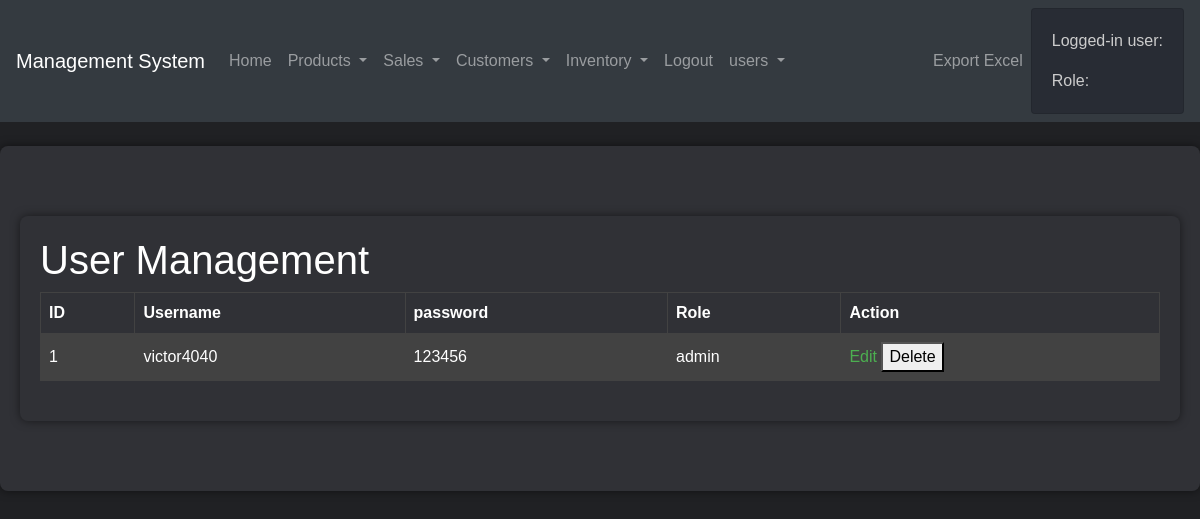
Page /users (signed in) on the earlier database version.
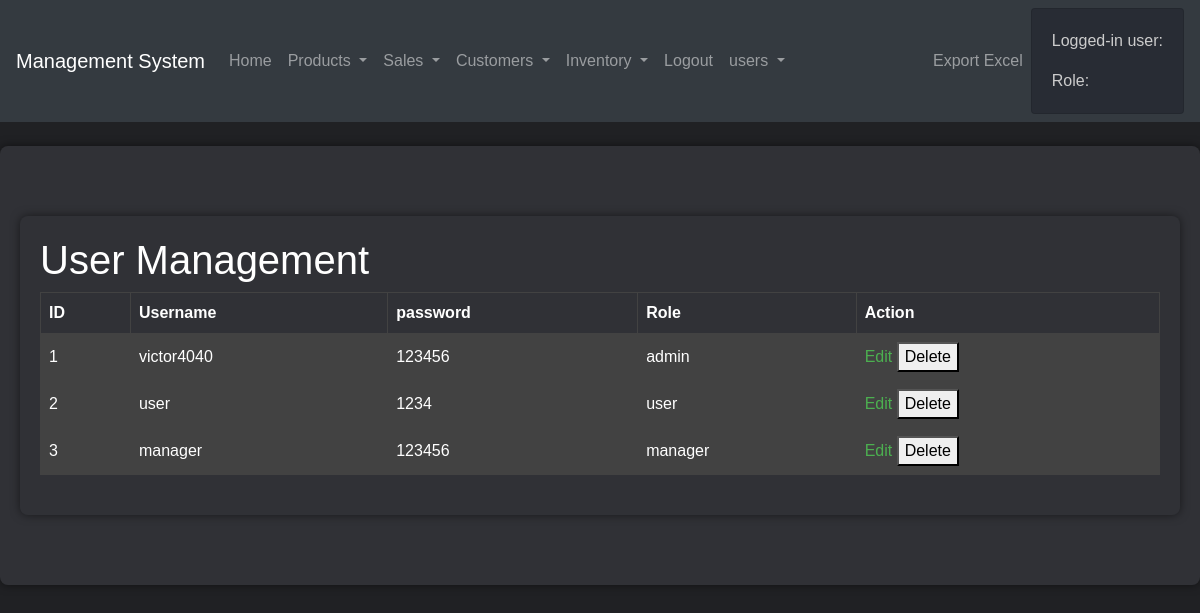
Same page on the later database version.
### tables this page shows
CREATE TABLE users 
             (id INTEGER PRIMARY KEY AUTOINCREMENT, username TEXT, password TEXT, role TEXT);

### app.py (the view)
@app.route('/users')
def users():
    if is_logged_in() and get_user_role() == 'admin':
        conn = sqlite3.connect('database.db')
        c = conn.cursor()
        c.execute("SELECT * FROM users")
        users = c.fetchall()  # Corrected variable name
        conn.close()
        return render_template('users.html', users=users)  # Passing users instead of customers
    else:
        return render_template('unauthorized.html')

### app.py (called while the page is built)
def is_logged_in():
    return 'username' in session

def get_user_role():
    if is_logged_in():
        conn = sqlite3.connect('database.db')
        c = conn.cursor()
        c.execute("SELECT role FROM users WHERE username=?", (session['username'],))
        role = c.fetchone()[0]
        conn.close()
        return role
    else:
        return None

### templates/users.html
{% extends "base.html" %}
{% block content %}
    <div class="container">
        <h1>User Management</h1>
        <table>
            <thead>
                <tr>
                    <th>ID</th>
                    <th>Username</th>
                    <th>password</th>
                    <th>Role</th>
                    <th>Action</th>
                </tr>
            </thead>
            <tbody>
                {% for user in users %}
                <tr>
                    <td>{{ user[0] }}</td>
                    <td>{{ user[1] }}</td>
                    <td>{{ user[2] }}</td>
                    <td>{{ user[3] }}</td>
                    <td>
                        <a href="{{ url_for('edit_user', user_id=user[0]) }}">Edit</a>
                        <form action="{{ url_for('delete_user', user_id=user[0]) }}" method="post" style="display: inline-block;">
                            <button type="submit" onclick="return confirm('Are you sure you want to delete this user?')">Delete</button>
                        </form>
                    </td>
                </tr>
                {% endfor %}
            </tbody>
        </table>
    </div>
{% endblock %}

Differences in the rows shown:
added users: id "2", username "user", password "1234", role "user"
added users: id "3", username "manager", password "123456", role "manager"
